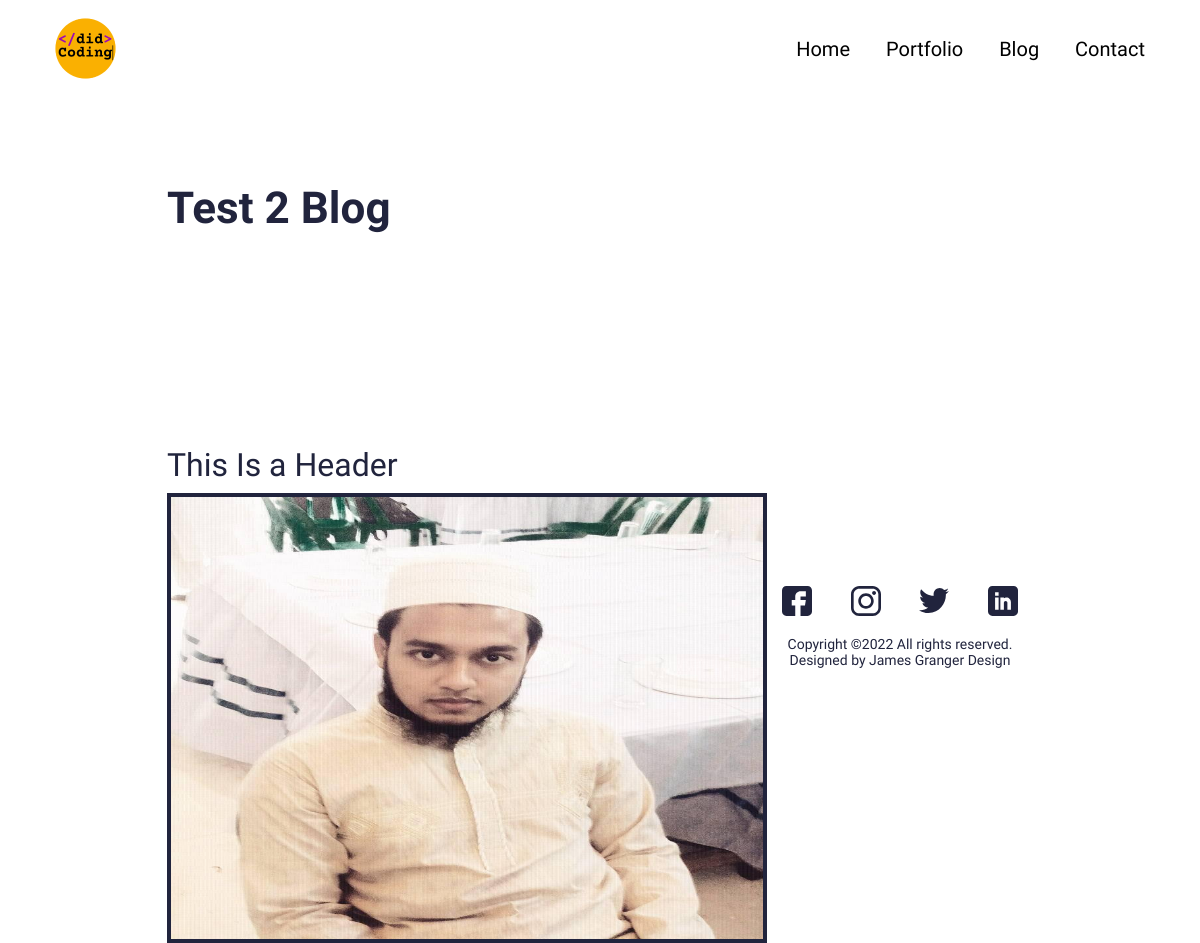
The page /portfolio/test-2-blog on the database its author committed.
### main/models.py (models this page shows, shortened)
class Portfolio(models.Model):
    class Meta:
        verbose_name_plural = 'Portfolio Profiles'
        verbose_name = 'Portfolio'
        ordering = ["name"]
    date = models.DateTimeField(blank=True, null=True)
    name = models.CharField(max_length=200, blank=True, null=True)
    description = models.CharField(max_length=500, blank=True, null=True)
    body = RichTextField(blank=True, null=True)
    image = models.ImageField(blank=True, null=True, upload_to="portfolio")
    slug = models.SlugField(null=True, blank=True)
    is_active = models.BooleanField(default=True)

### main/views.py (the view)
# urls.py: path('portfolio/<slug:slug>', views.PortfolioDetailView.as_view(), name="portfolio"),
class PortfolioDetailView(generic.DetailView):
	model = Portfolio
	template_name = "main/portfolio-detail.html"

### Eanam_Resume/context_processors.py (called while the page is built)
def project_context(request):
    context = {
        'me':User.objects.first(),
    }
    return context

### main/templates/main/portfolio-detail.html (shortened to what this page needs)
{% extends 'main/base.html' %}
{% load static %}
{% block content %}
<section>
  <div class="innerPageBannerCol">
    <div class="container">
      <div class="row g-4 g-md-3  align-items-center">
        <div class="col-md-6">
          <div class="bannerContent">
            <h1 class="xlTitle pb-md-3">{{object.name}}</h1>
          </div>
        </div>
      </div>
    </div>
  </div>
</section>
<section>
  <div class="sectionSpaceSm">
    <div class="container">
      {{object.body|safe}}
    </div>
  </div>
</section>
{%endblock%}

### static/css/style.css (style rules this page uses)
:root { --primaryColor: #9C07B6; --primaryDarkColor: #3D0048; --primaryHoverColor: #900AA8; --secondaryColor: #F9B000; --baseColor: #21243D; --baseFont: 'Heebo', sans-serif; --titleFont: 'Courier Prime', monospace; --regular: 400; --medium: 500; --bold: 700; --black: 900; --lightBg: #F1F1F1; }
html { scroll-behavior: smooth; }
body { font-family: var(--baseFont); color: var(--baseColor); line-height: normal; }
img { max-width: 100%; }
.xlTitle { font-size: 44px; line-height: 1.3; font-weight: var(--bold); font-family: var(--titleFont) }
.sectionSpaceSm { padding: 35px 0; }
.innerPageBannerCol { padding: 180px 0 150px; }
@media (min-width:992px) { .container, .container-lg, .container-md, .container-sm, .container-xl, .container-xxl { max-width: 890px; } }

### rows shown on the page
Portfolio: name "Test 2 Blog", body "This Is a Header", body (picture)
